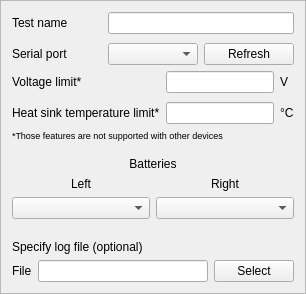
                <widget class="QFrame" name="frame_3">
                 <property name="sizePolicy">
                  <sizepolicy hsizetype="Fixed" vsizetype="Fixed">
                   <horstretch>0</horstretch>
                   <verstretch>0</verstretch>
                  </sizepolicy>
                 </property>
                 <property name="frameShape">
                  <enum>QFrame::StyledPanel</enum>
                 </property>
                 <property name="frameShadow">
                  <enum>QFrame::Raised</enum>
                 </property>
                 <layout class="QVBoxLayout" name="verticalLayout_11">
                  <property name="spacing">
                   <number>6</number>
                  </property>
                  <item>
                   <layout class="QGridLayout" name="gridLayout_4">
                    <property name="verticalSpacing">
                     <number>9</number>
                    </property>
                    <item row="0" column="0">
                     <widget class="QLabel" name="label_8">
                      <property name="text">
                       <string>Test name</string>
                      </property>
                     </widget>
                    </item>
                    <item row="1" column="1">
                     <widget class="QComboBox" name="CTComboSerialPort"/>
                    </item>
                    <item row="1" column="0">
                     <widget class="QLabel" name="label_3">
                      <property name="text">
                       <string>Serial port</string>
                      </property>
                     </widget>
                    </item>
                    <item row="1" column="2">
                     <widget class="QPushButton" name="CTBtnRefreshSerialPort">
                      <property name="text">
                       <string>Refresh</string>
                      </property>
                     </widget>
                    </item>
                    <item row="0" column="1" colspan="2">
                     <widget class="QLineEdit" name="CTEdtTestName"/>
                    </item>
                   </layout>
                  </item>
                  <item>
                   <layout class="QGridLayout" name="gridLayout_5">
                    <property name="verticalSpacing">
                     <number>9</number>
                    </property>
                    <item row="0" column="0">
                     <widget class="QLabel" name="label_4">
                      <property name="text">
                       <string>Voltage limit*</string>
                      </property>
                     </widget>
                    </item>
                    <item row="0" column="2">
                     <widget class="QLabel" name="label_5">
                      <property name="text">
                       <string>V</string>
                      </property>
                     </widget>
                    </item>
                    <item row="0" column="1">
                     <widget class="QLineEdit" name="CTEdtVoltLim"/>
                    </item>
                    <item row="1" column="0">
                     <widget class="QLabel" name="label_6">
                      <property name="text">
                       <string>Heat sink temperature limit*</string>
                      </property>
                     </widget>
                    </item>
                    <item row="1" column="1">
                     <widget class="QLineEdit" name="CTEdtTempLim"/>
                    </item>
                    <item row="1" column="2">
                     <widget class="QLabel" name="label_7">
                      <property name="text">
                       <string>°C</string>
                      </property>
                     </widget>
                    </item>
                   </layout>
                  </item>
                  <item>
                   <widget class="QLabel" name="label_25">
                    <property name="font">
                     <font>
                      <pointsize>7</pointsize>
                     </font>
                    </property>
                    <property name="text">
                     <string>*Those features are not supported with other devices</string>
                    </property>
                   </widget>
                  </item>
                  <item>
                   <spacer name="verticalSpacer_2">
                    <property name="orientation">
                     <enum>Qt::Vertical</enum>
                    </property>
                    <property name="sizeHint" stdset="0">
                     <size>
                      <width>20</width>
                      <height>10</height>
                     </size>
                    </property>
                   </spacer>
                  </item>
                  <item>
                   <layout class="QGridLayout" name="gridLayout_13">
                    <item row="1" column="0">
                     <widget class="QLabel" name="label_80">
                      <property name="text">
                       <string>Left</string>
                      </property>
                      <property name="alignment">
                       <set>Qt::AlignCenter</set>
                      </property>
                     </widget>
                    </item>
                    <item row="1" column="1">
                     <widget class="QLabel" name="label_81">
                      <property name="text">
                       <string>Right</string>
                      </property>
                      <property name="alignment">
                       <set>Qt::AlignCenter</set>
                      </property>
                     </widget>
                    </item>
                    <item row="0" column="0" colspan="2">
                     <widget class="QLabel" name="label_79">
                      <property name="text">
                       <string>Batteries</string>
                      </property>
                      <property name="alignment">
                       <set>Qt::AlignCenter</set>
                      </property>
                     </widget>
                    </item>
                    <item row="2" column="0">
                     <widget class="QComboBox" name="CTComboBattLeft"/>
                    </item>
                    <item row="2" column="1">
                     <widget class="QComboBox" name="CTComboBattRight"/>
                    </item>
                   </layout>
                  </item>
                  <item>
                   <spacer name="verticalSpacer">
                    <property name="orientation">
                     <enum>Qt::Vertical</enum>
                    </property>
                    <property name="sizeHint" stdset="0">
                     <size>
                      <width>20</width>
                      <height>15</height>
                     </size>
                    </property>
                   </spacer>
                  </item>
                  <item>
                   <widget class="QLabel" name="label_10">
                    <property name="text">
                     <string>Specify log file (optional)</string>
                    </property>
                   </widget>
                  </item>
                  <item>
                   <layout class="QHBoxLayout" name="horizontalLayout_2">
                    <item>
                     <widget class="QLabel" name="label_9">
                      <property name="text">
                       <string>File</string>
                      </property>
                     </widget>
                    </item>
                    <item>
                     <widget class="QLineEdit" name="CTEdtFileName">
                      <property name="readOnly">
                       <bool>true</bool>
                      </property>
                     </widget>
                    </item>
                    <item>
                     <widget class="QPushButton" name="CTBtnSelectFile">
                      <property name="text">
                       <string>Select</string>
                      </property>
                     </widget>
                    </item>
                   </layout>
                  </item>
                 </layout>
                </widget>
